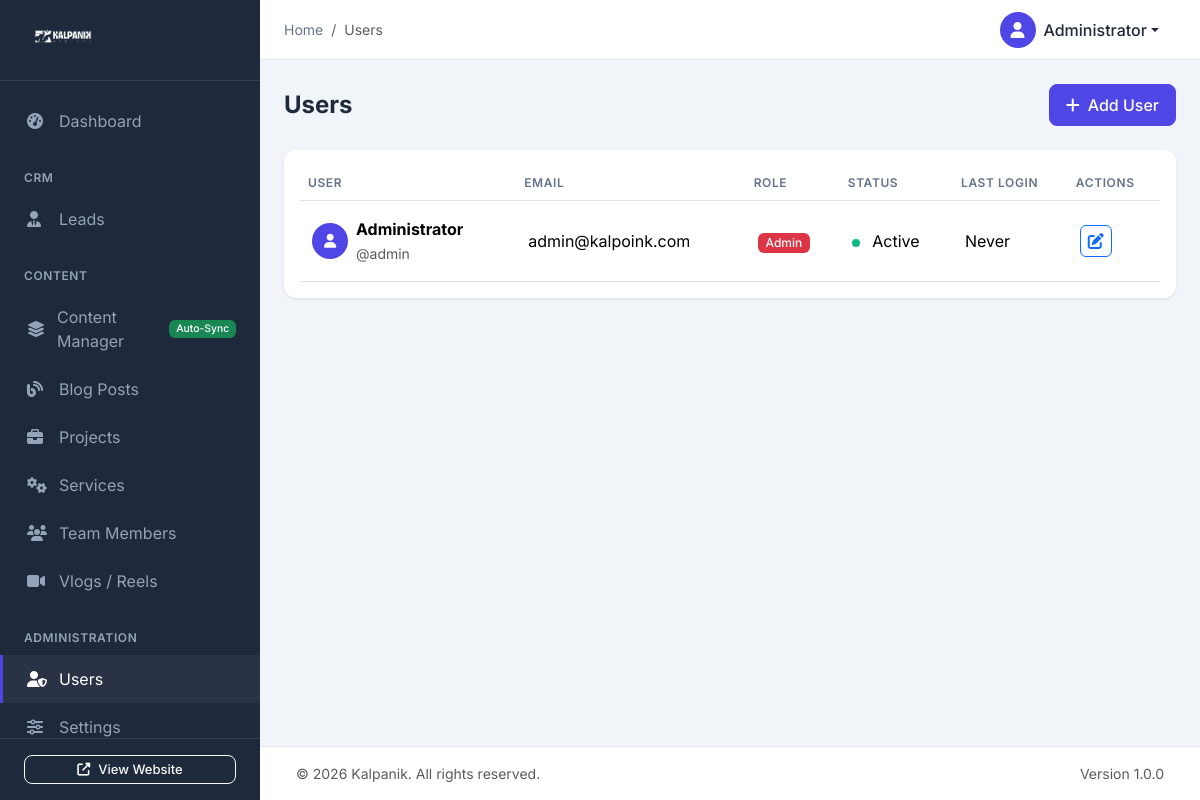
The page /admin/users.php (signed in) on the database its author committed.
### tables this page shows
CREATE TABLE IF NOT EXISTS users (
    id INT AUTO_INCREMENT PRIMARY KEY,
    username VARCHAR(50) NOT NULL UNIQUE,
    email VARCHAR(100) NOT NULL UNIQUE,
    password VARCHAR(255) NOT NULL,
    full_name VARCHAR(100) NOT NULL,
    role ENUM('admin', 'editor', 'viewer') DEFAULT 'editor',
    avatar VARCHAR(255) DEFAULT NULL,
    is_active TINYINT(1) DEFAULT 1,
    last_login DATETIME DEFAULT NULL,
    created_at TIMESTAMP DEFAULT CURRENT_TIMESTAMP,
    updated_at TIMESTAMP DEFAULT CURRENT_TIMESTAMP ON UPDATE CURRENT_TIMESTAMP
);

### admin/users.php (the view, shortened to what the rows shown need)
<?php
require_once __DIR__ . '/includes/header.php';
$db = getDB();
$action = $_GET['action'] ?? 'list';
$id = isset($_GET['id']) ? (int)$_GET['id'] : 0;
if ($action === 'add' || $action === 'edit') {
    $user = null;
    if ($action === 'edit' && $id > 0) {
        $stmt = $db->prepare("SELECT * FROM users WHERE id = ?");
        $stmt->execute([$id]);
        $user = $stmt->fetch();
        if (!$user) {
            setFlashMessage('danger', 'User not found.');
            header('Location: users.php');
            exit;
        }
    }
    ?>
    <div class="page-header">
        <h1 class="page-title"><?php echo $action === 'add' ? 'Add New User' : 'Edit User'; ?></h1>
        <a href="<?php echo getAdminUrl('users.php'); ?>" class="btn btn-outline-secondary">
            <i class="fas fa-arrow-left me-2"></i>Back to List
        </a>
    </div>
    <div class="row">
        <div class="col-lg-8">
            <div class="card">
                <div class="card-body">
                    <form method="POST" action="users.php<?php echo $id ? '?id=' . $id : ''; ?>" class="needs-validation" novalidate>
                        <input type="hidden" name="csrf_token" value="<?php echo generateCsrfToken(); ?>">
                        <div class="row g-3">
                            <div class="col-md-6">
                                <label for="username" class="form-label">Username *</label>
                                <input type="text" class="form-control" id="username" name="username" required
                                       pattern="[a-zA-Z0-9_]+" title="Only letters, numbers, and underscores"
                                       value="<?php echo htmlspecialchars($user['username'] ?? ''); ?>">
                            </div>
                            <div class="col-md-6">
                                <label for="email" class="form-label">Email *</label>
                                <input type="email" class="form-control" id="email" name="email" required
                                       value="<?php echo htmlspecialchars($user['email'] ?? ''); ?>">
                            </div>
                            <div class="col-12">
                                <label for="full_name" class="form-label">Full Name *</label>
                                <input type="text" class="form-control" id="full_name" name="full_name" required
                                       value="<?php echo htmlspecialchars($user['full_name'] ?? ''); ?>">
                            </div>
                            <div class="col-md-6">
                                <label for="password" class="form-label">
                                    Password <?php echo $action === 'add' ? '*' : ''; ?>
                                </label>
                                <input type="password" class="form-control" id="password" name="password"
                                       <?php echo $action === 'add' ? 'required' : ''; ?>>
                                <?php if ($action === 'edit'): ?>
                                <small class="text-muted">Leave empty to keep current password.</small>
                                <?php endif; ?>
                            </div>
                            <div class="col-md-6">
                                <label for="role" class="form-label">Role *</label>
                                <select class="form-select" id="role" name="role" required>
                                    <option value="viewer" <?php echo ($user['role'] ?? '') === 'viewer' ? 'selected' : ''; ?>>Viewer</option>
                                    <option value="editor" <?php echo ($user['role'] ?? '') === 'editor' ? 'selected' : ''; ?>>Editor</option>
                                    <option value="admin" <?php echo ($user['role'] ?? '') === 'admin' ? 'selected' : ''; ?>>Admin</option>
                                </select>
                            </div>
                            <div class="col-12">
                                <div class="form-check">
                                    <input class="form-check-input" type="checkbox" id="is_active" name="is_active"
                                           <?php echo ($user['is_active'] ?? 1) ? 'checked' : ''; ?>>
                                    <label class="form-check-label" for="is_active">Active Account</label>
                                </div>
                            </div>
                        </div>
                        <hr class="my-4">
                        <div class="d-flex gap-2">
                            <button type="submit" name="save_user" class="btn btn-primary">
                                <i class="fas fa-save me-2"></i>Save User
                            </button>
                            <a href="<?php echo getAdminUrl('users.php'); ?>" class="btn btn-outline-secondary">Cancel</a>
                        </div>
                    </form>
                </div>
            </div>
        </div>
        <div class="col-lg-4">
            <div class="card">
                <div class="card-header">
                    <h5 class="card-title">Role Permissions</h5>
                </div>
                <div class="card-body">
                    <div class="mb-3">
                        <strong>Admin</strong>
                        <p class="text-muted small mb-0">Full access to all features including user management and settings.</p>
                    </div>
                    <div class="mb-3">
                        <strong>Editor</strong>
                        <p class="text-muted small mb-0">Can manage content (blogs, projects, services, team) but not users or settings.</p>
                    </div>
                    <div class="mb-0">
                        <strong>Viewer</strong>
                        <p class="text-muted small mb-0">Read-only access to view dashboard and content.</p>
                    </div>
                </div>
            </div>
            <?php if ($action === 'edit' && $user): ?>
            <div class="card">
                <div class="card-header">
                    <h5 class="card-title">User Info</h5>
                </div>
                <div class="card-body">
                    <table class="table table-sm mb-0">
                        <tr>
                            <td>Created</td>
                            <td class="text-end"><?php echo date('M j, Y', strtotime($user['created_at'])); ?></td>
                        </tr>
                        <tr>
                            <td>Last Login</td>
                            <td class="text-end"><?php echo $user['last_login'] ? date('M j, Y g:i A', strtotime($user['last_login'])) : 'Never'; ?></td>
                        </tr>
                    </table>
                </div>
            </div>
            <?php endif; ?>
        </div>
    </div>
    <?php
} else {
    $stmt = $db->query("SELECT * FROM users ORDER BY created_at DESC");
    $users = $stmt->fetchAll();
    ?>
    <div class="page-header">
        <h1 class="page-title">Users</h1>
    </div>
    <div class="card">
        <div class="card-body">
            <div class="table-responsive">
                <table class="table table-hover">
                    <thead>
                        <tr>
                            <th>User</th>
                            <th>Email</th>
                            <th>Role</th>
                            <th>Status</th>
                            <th>Last Login</th>
                            <th>Actions</th>
                        </tr>
                    </thead>
                    <tbody>
                        <?php foreach ($users as $user): ?>
                        <tr>
                            <td>
                                <div class="d-flex align-items-center">
                                    <div class="user-avatar me-2" style="width: 36px; height: 36px; font-size: 0.875rem;">
                                        <i class="fas fa-user"></i>
                                    </div>
                                    <div>
                                        <strong><?php echo htmlspecialchars($user['full_name']); ?></strong>
                                        <br><small class="text-muted">@<?php echo htmlspecialchars($user['username']); ?></small>
                                    </div>
                                </div>
                            </td>
                            <td><?php echo htmlspecialchars($user['email']); ?></td>
                            <td>
                                <span class="badge bg-<?php
                                    echo match($user['role']) {
                                        'admin' => 'danger',
                                        'editor' => 'primary',
                                        default => 'secondary'
                                    };
                                ?>">
                                    <?php echo ucfirst($user['role']); ?>
                                </span>
                            </td>
                            <td>
                                <span class="status-dot <?php echo $user['is_active'] ? 'active' : 'inactive'; ?>"></span>
                                <?php echo $user['is_active'] ? 'Active' : 'Inactive'; ?>
                            </td>
                            <td>
                                <?php echo $user['last_login'] ? date('M j, Y g:i A', strtotime($user['last_login'])) : 'Never'; ?>
                            </td>
                            <td>
                                <a href="<?php echo getAdminUrl('users.php?action=edit&id=' . $user['id']); ?>"
                                   class="btn btn-action btn-outline-primary" title="Edit">
                                    <i class="fas fa-edit"></i>
                                </a>
                            </td>
                        </tr>
                        <?php endforeach; ?>
                    </tbody>
                </table>
            </div>
        </div>
    </div>
    <?php
}
require_once __DIR__ . '/includes/footer.php';
?>

### admin/includes/header.php (shortened to what the rows shown need)
<?php
require_once __DIR__ . '/../config/auth.php';
$currentUser = getCurrentUser();
?>
<!DOCTYPE html>
<html lang="en">
<head>
    <link href="https://cdn.jsdelivr.net/npm/bootstrap@5.3.2/dist/css/bootstrap.min.css" rel="stylesheet">
    <link rel="stylesheet" href="https://cdnjs.cloudflare.com/ajax/libs/font-awesome/6.5.1/css/all.min.css">
    <link href="https://cdn.datatables.net/1.13.7/css/dataTables.bootstrap5.min.css" rel="stylesheet">
    <link rel="stylesheet" href="<?php echo getAdminUrl('assets/css/admin.css'); ?>">
</head>
<body>
    <div class="main-content" id="mainContent">
        <nav class="topbar">
            <div class="topbar-right">
                <div class="dropdown">
                    <button class="btn btn-link dropdown-toggle user-dropdown" type="button" data-bs-toggle="dropdown">
                        <div class="user-avatar">
                            <?php if ($currentUser['avatar']): ?>
                                <img src="<?php echo $currentUser['avatar']; ?>" alt="Avatar">
                            <?php else: ?>
                                <i class="fas fa-user"></i>
                            <?php endif; ?>
                        </div>
                        <span class="d-none d-md-inline"><?php echo htmlspecialchars($currentUser['full_name']); ?></span>
                    </button>
                </div>
            </div>
        </nav>
        <div class="content-wrapper">

### rows shown on the page
users: full_name "Administrator", username "admin", email "admin@kalpoink.com", role "Admin", is_active 1 (drawn), shows "Never"

### other values the page prints
$page_title "Users"
